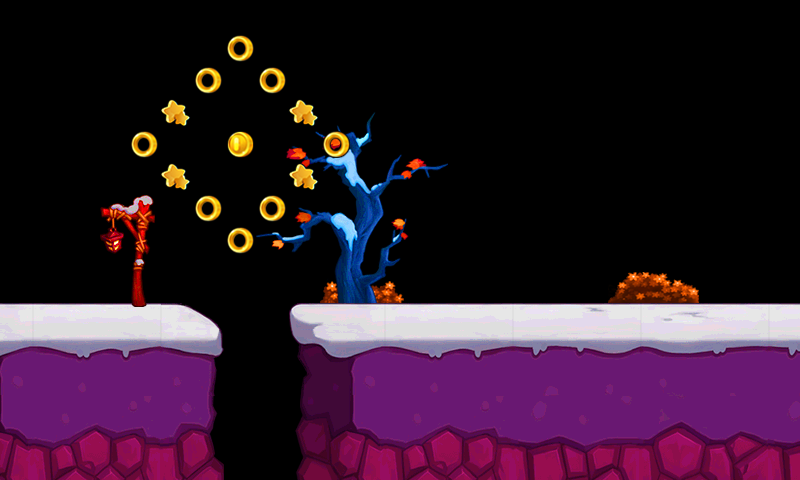

Tiled map render using the project's own tile images. Description and the map definition, with tile-layer contents summarised, below:
An orthogonal 25x15 tile map with 32x32 px tiles, 5 tile layers (grass, tree, root, light, ...), 5 tilesets.

<map version="1.0" orientation="orthogonal" width="25" height="15" tilewidth="32" tileheight="32">
 <tileset firstgid="1" name="grass3" tilewidth="32" tileheight="32">
  <image source="grass3.png" width="160" height="64" />
 </tileset>
 <tileset firstgid="11" name="light" tilewidth="32" tileheight="32">
  <image source="light.png" width="64" height="128" />
 </tileset>
 <tileset firstgid="19" name="tree3" tilewidth="32" tileheight="32">
  <image source="tree3.png" width="448" height="224" />
 </tileset>
 <tileset firstgid="117" name="ground3" tilewidth="32" tileheight="32">
  <image source="ground3.png" width="544" height="192" />
  <tile id="1">
   <properties>
    <property name="rootX" value="-1" />
    <property name="rootY" value="0" />
   </properties>
  </tile>
  <tile id="2">
   <properties>
    <property name="rootX" value="-1" />
    <property name="rootY" value="0" />
   </properties>
  </tile>
  <tile id="3">
   <properties>
    <property name="rootX" value="-1" />
    <property name="rootY" value="0" />
   </properties>
  </tile>
  <tile id="4">
   <properties>
    <property name="rootX" value="-1" />
    <property name="rootY" value="0" />
   </properties>
  </tile>
  <tile id="5">
   <properties>
    <property name="rootX" value="-1" />
    <property name="rootY" value="0" />
   </properties>
  </tile>
  <tile id="6">
   <properties>
    <property name="rootX" value="-1" />
    <property name="rootY" value="0" />
   </properties>
  </tile>
  <tile id="7">
   <properties>
    <property name="rootX" value="-1" />
    <property name="rootY" value="0" />
   </properties>
  </tile>
  <tile id="8">
   <properties>
    <property name="rootX" value="-1" />
    <property name="rootY" value="0" />
   </properties>
  </tile>
  <tile id="9">
   <properties>
    <property name="rootX" value="-1" />
    <property name="rootY" value="0" />
   </properties>
  </tile>
  <tile id="10">
   <properties>
    <property name="rootX" value="-1" />
    <property name="rootY" value="0" />
   </properties>
  </tile>
  <tile id="11">
   <properties>
    <property name="rootX" value="-1" />
    <property name="rootY" value="0" />
   </properties>
  </tile>
  <tile id="12">
   <properties>
    <property name="rootX" value="-1" />
    <property name="rootY" value="0" />
   </properties>
  </tile>
  <tile id="13">
   <properties>
    <property name="rootX" value="-1" />
    <property name="rootY" value="0" />
   </properties>
  </tile>
  <tile id="14">
   <properties>
    <property name="rootX" value="-1" />
    <property name="rootY" value="0" />
   </properties>
  </tile>
  <tile id="15">
   <properties>
    <property name="rootX" value="-1" />
    <property name="rootY" value="0" />
   </properties>
  </tile>
  <tile id="16">
   <properties>
    <property name="rootX" value="-1" />
    <property name="rootY" value="0" />
   </properties>
  </tile>
  <tile id="18">
   <properties>
    <property name="rootX" value="0" />
    <property name="rootY" value="-1" />
   </properties>
  </tile>
  <tile id="35">
   <properties>
    <property name="rootX" value="0" />
    <property name="rootY" value="-1" />
   </properties>
  </tile>
  <tile id="52">
   <properties>
    <property name="rootX" value="0" />
    <property name="rootY" value="-1" />
   </properties>
  </tile>
  <tile id="69">
   <properties>
    <property name="rootX" value="0" />
    <property name="rootY" value="-1" />
   </properties>
  </tile>
  <tile id="86">
   <properties>
    <property name="rootX" value="0" />
    <property name="rootY" value="-1" />
   </properties>
  </tile>
 </tileset>
 <tileset firstgid="219" name="coin" tilewidth="32" tileheight="32">
  <image source="coin.png" width="96" height="32" />
  <tile id="0">
   <properties>
    <property name="jewelType" value="1" />
   </properties>
  </tile>
  <tile id="1">
   <properties>
    <property name="jewelType" value="2" />
   </properties>
  </tile>
  <tile id="2">
   <properties>
    <property name="jewelType" value="3" />
   </properties>
  </tile>
 </tileset>
 <layer name="grass" width="25" height="15">
  <data>[375 cells, 12 non-empty, 10 distinct tile ids]</data>
 </layer>
 <layer name="tree" width="25" height="15">
  <data>[375 cells, 42 non-empty, 42 distinct tile ids]</data>
 </layer>
 <layer name="root" width="25" height="15">
  <data>[375 cells, 138 non-empty, 102 distinct tile ids]</data>
 </layer>
 <layer name="light" width="25" height="15">
  <data>[375 cells, 8 non-empty, 8 distinct tile ids]</data>
 </layer>
 <layer name="jewel" width="25" height="15">
  <data>[375 cells, 13 non-empty, 3 distinct tile ids]</data>
 </layer>
</map>
